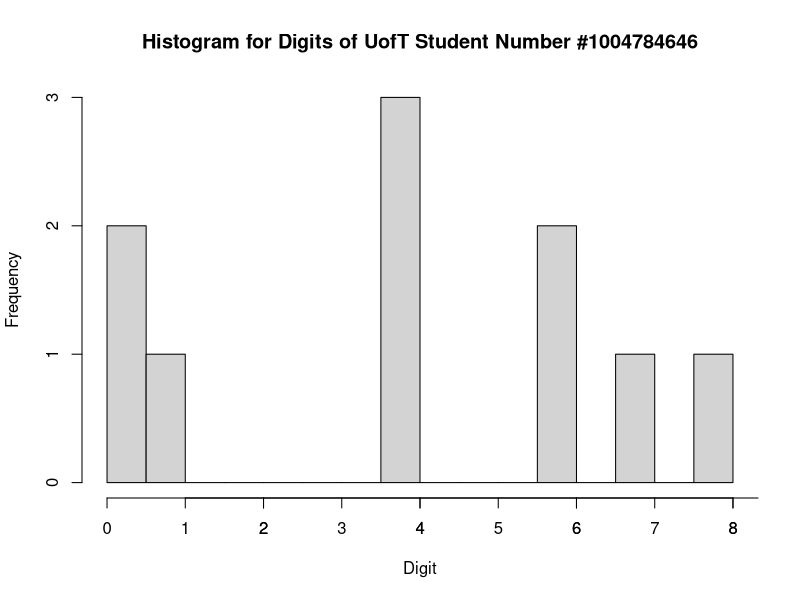
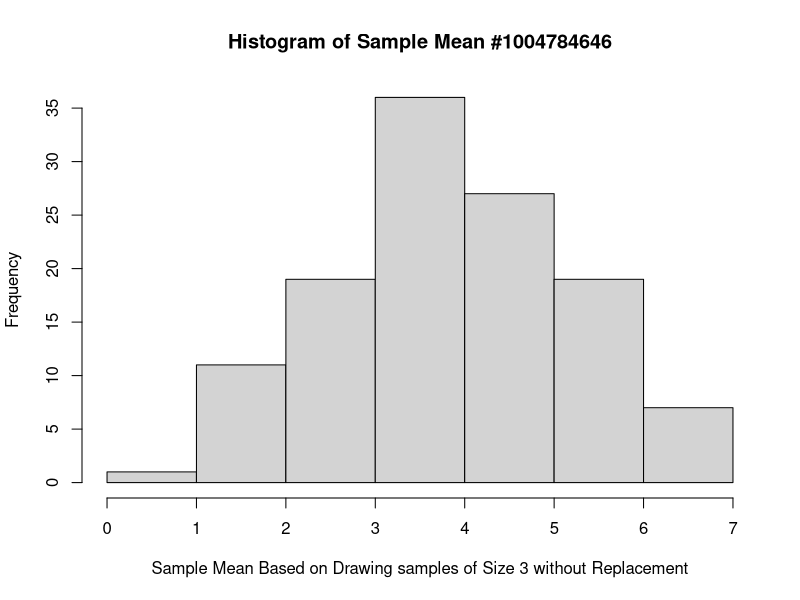
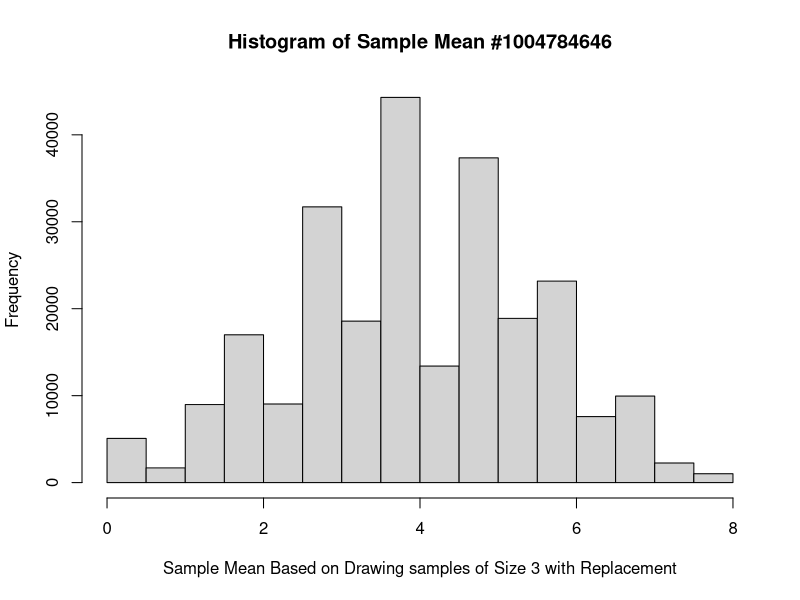

Recreate these plots in R, in order.
## ---- chunk 1
knitr::opts_chunk$set(echo = TRUE)
library(tidyverse)
## ---- chunk 2
student_number <- (c(1,0,0,4,7,8,4,6,4,6))
tibble(
'Mean' = mean(student_number),
'Median' = median(student_number),
'Variance' = var(student_number)*9/10,
'Sum' = sum(student_number),
'Proportion' = sum(student_number == student_number[1])/length(student_number))
## ---- chunk 3
hist(student_number, xlab = 'Digit',  main='Histogram for Digits of UofT Student Number #1004784646', breaks = 12)
axis(1, at=1:9)
## ---- chunk 4
hist(combn(student_number, 3, mean), xlab = 'Sample Mean Based on Drawing samples of Size 3 without Replacement',main = 'Histogram of Sample Mean #1004784646')
## ---- chunk 5
N = choose(10, 3)
tibble(
'Mean' = mean(combn(student_number, 3, mean)),
'Variance' = round(((var(combn(student_number, 3, mean)) * (N-1))/N), digits = 2))
## ---- chunk 6
set.seed(1004784646)
hbar = rep(0,250000)
for(i in 1:250000){hbar[i]=mean(sample(student_number, 3, replace = TRUE))}
hist(hbar, xlab = 'Sample Mean Based on Drawing samples of Size 3 with Replacement', main = 'Histogram of Sample Mean #1004784646')
## ---- chunk 7
tibble(
'Mean' = round(mean(hbar), digits = 3), 
'Variance' = round(var(hbar), digits = 3))
